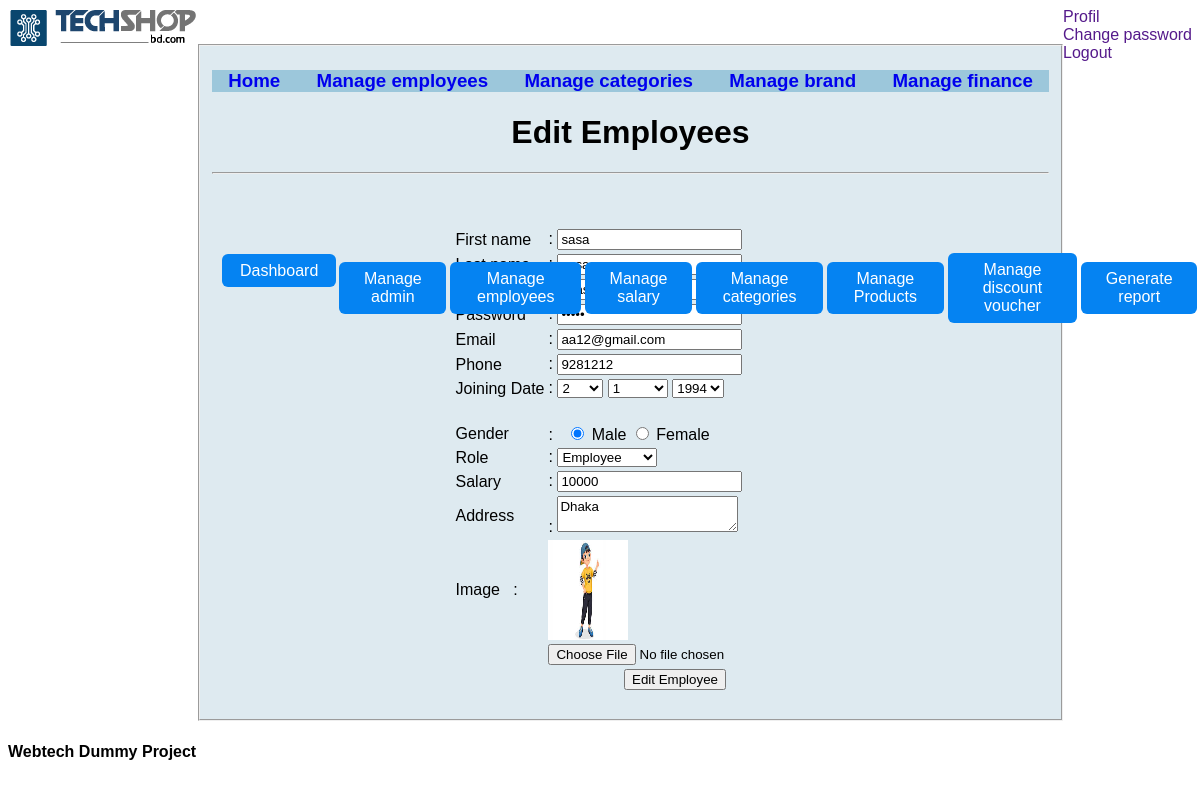
The page /Admin/edit_employees.php?id=19 on the database its author committed.
### tables this page shows
CREATE TABLE `users` (
  `id` int(10) NOT NULL,
  `f_name` varchar(50) NOT NULL,
  `l_name` varchar(50) NOT NULL,
  `username` varchar(50) NOT NULL,
  `password` varchar(50) NOT NULL,
  `email` varchar(50) NOT NULL,
  `phone` int(50) NOT NULL,
  `joining_date` varchar(50) NOT NULL,
  `gender` varchar(50) NOT NULL,
  `role` varchar(50) NOT NULL,
  `salary` int(50) NOT NULL,
  `address` text NOT NULL,
  `image` text NOT NULL
);

### Admin/models/db_config.php (called while the page is built, shortened)
<?php
$db_server="localhost";
$db_uname="root";
$db_pass="";
$db_name="etechbd";
function get($query){
  global $db_server,$db_uname,$db_pass,$db_name;
  $conn = mysqli_connect($db_server,$db_uname,$db_pass,$db_name);
  $data=array();
  if($conn){
    $result = mysqli_query($conn,$query);
    while($row = mysqli_fetch_assoc($result)){
      $data[] = $row;
    }
  }
  return $data;
}
?>

### Admin/controllers/EmployeesController.php (called while the page is built, shortened)
<?php
require_once 'models/db_config.php';
  $roles = array("Employee","Delivery man");
function getEmploye($id){
  $query="select * from users where id=$id";
  $rs=get($query);
  return $rs[0];
}
 ?>

### Admin/edit_employees.php (the view, shortened to what this page needs)
<?php
require_once 'admin_header.php';
require_once 'controllers/EmployeesController.php';
require_once 'controllers/LoginController.php';
$id=$_GET["id"];
$e=getEmploye($id);
?>
<html >
  <head>
  </head>
  <body>
    <fieldset style="background-color:rgb(222 234 240);">
      <h3 align="center" style="background-color:rgb(156 199 219);">
        &nbsp;&nbsp;<a style="text-decoration: None;" href="home_page.php" > Home </a>&nbsp;&nbsp
        &nbsp;&nbsp;<a style="text-decoration: None;" href="employees_list.php" > Manage employees </a>&nbsp;&nbsp;
        &nbsp;&nbsp;<a style="text-decoration: None;" href="categories_form.php"> Manage categories </a>&nbsp;&nbsp;
        &nbsp;&nbsp;<a style="text-decoration: None;" href="brand_form.php"> Manage brand </a>&nbsp;&nbsp;
        &nbsp;&nbsp;<a style="text-decoration: None;" href="financial_form.php"> Manage finance </a>&nbsp;&nbsp;
      </h3>
      <h1 align="center">Edit Employees</h1>
      <hr>
      <br>
      <form action="" method="post" enctype="multipart/form-data">
        <table align="center">
          <tr>
            <td>
          </td>
          </tr>
          <tr>
            <td>First name</td>
            <td>: <input type="text" name="fname" value="<?php echo $e["f_name"];?>" ><br>
            <span style="color:red;"><?php echo $err_fname;?></span></td>
          </tr>
          <tr>
            <td>Last name</td>
            <td>: <input type="text" name="lname" value="<?php echo $e["l_name"];?>" ><br>
            <span style="color:red;"><?php echo $err_lname;?></span></td>
          </tr>
          <tr>
            <td>Username</td>
            <td>: <input type="text" name="username" value="<?php echo $e["username"];?>" ><br>
            <span style="color:red;"><?php echo $err_uname;?></span></td>
          </tr>
          <tr>
            <td>Password</td>
            <td>:  <input name="password" value="<?php echo $e["password"];?>" type="password" >
						<br><span style="color:red;"><?php echo $err_pass;?></span></td>
          </tr>
          <tr>
            <td> Email</td>
            <td>
              :  <input  type="text" name="email" value="<?php echo $e["email"];?>"><br>
            </td>
          </tr>
          <tr>
            <td > Phone </td>
            <td>
              : <input  type="text" placeholder="Number" name="phone_num" value="<?php echo $e["phone"];?>">
              <br><span style="color:red;"><?php echo $err_phone_num;?></span>
            </td>
          </tr>
          <tr>
						<td>Joining Date</td>
            <?php
            list($year,$month,$day) = (explode("-",$e["joining_date"]));
             ?>
						<td>:
							<select name="day">
								<?php
										for($i=1;$i<32;$i++){
											if($i == $day)
													echo "<option selected>$i</option>";
											else
													echo "<option>$i</option>";
														}
									?>
							</select>
							<select name="month">
									<?php
                    for($i=1;$i<13;$i++){
													if($i == $month)
															echo "<option selected>$i</option>";
													else
															echo "<option>$i</option>";
																}
										?>
							</select>
							<select name="year">
									<?php
											for($i=1990;$i<2001;$i++){
												if($i == $year)
														echo "<option selected>$i</option>";
												else
														echo "<option>$i</option>";
															}
										?>
							</select>
						</td>
					</tr>
          <tr>
            <td></td>
            <td><span style="color:red;"><?php echo $err_day;?></span> &nbsp; &nbsp; <span style="color:red;"><?php echo $err_month;?></span> &nbsp; &nbsp; <span style="color:red;"><?php echo $err_year;?></span></td>
          </tr>
          <tr>
            <td>Gender </td>
            <td>: &nbsp; <input type="radio" value="Male" <?php if($e["gender"] == "Male") echo "checked";?> name="gender"> Male <input type="radio" <?php if($e["gender"] == "Female") echo "checked";?> value="Female" name="gender"> Female <br>
            <span style="color:red;"><?php echo $err_gender;?></span></td>
          </tr>
          <tr>
            <td>Role</td>
            <td>:
              <select name="role">
                <?php
  								foreach($roles as $r){
  									if($r == $e["role"])
  										echo "<option selected>$r</option>";
  									else
  										echo "<option>$r</option>";
  								}
  							?>
              </select><br>
            </td>
          </tr>
          <tr>
            <td>Salary</td>
            <td>: <input type="text" name="salary" value="<?php echo $e["salary"];?>" ><br>
            <span style="color:red;"><?php echo $err_salary;?></span></td>
          </tr>
          <tr>
  					<td >Address</td>
  					<td>: <textarea name="address"><?php echo $e["address"];?></textarea>
  						<br><span style="color:red;"><?php echo $err_address;?></span>
  					</td>
  				</tr>
          <tr>
            <td>Image &nbsp;&nbsp:</td>
            <td> <img width='80px' height='100px' src="<?php echo $e["image"];?>"></img></td>
          </tr>
          <tr>
            <td></td>
            <td> <input type="file" name="u_image" ><br>
            <td> <input type="hidden" name="old_image"  value="<?php echo $e["image"];?>"><br>
            <span style="color:red;"></span></td>
          </tr>
          <tr>
            <td></td>
             <td align="center"><input type="submit" name="edit_user" value="Edit Employee" ></td>
          </tr>
        </table>
      </form>
    </fieldset>
<?php require_once 'admin_footer.php';?>

### Admin/style/admindashboard.css (style rules this page uses)
* { font-family: sans-serif; }

### Admin/style/allstyle.css (style rules this page uses)
* { font-family: sans-serif; }

### Admin/style/form.css (style rules this page uses)
* { font-family: sans-serif; }

### rows shown on the page
users: fname "sasa", email "aa12@gmail.com", phone_num "9281212", gender "☑", role "Employee", salary "10000", address "Dhaka", image (picture)

### other values the page prints
form field day "2"
form field month "1"
form field year "1994"
